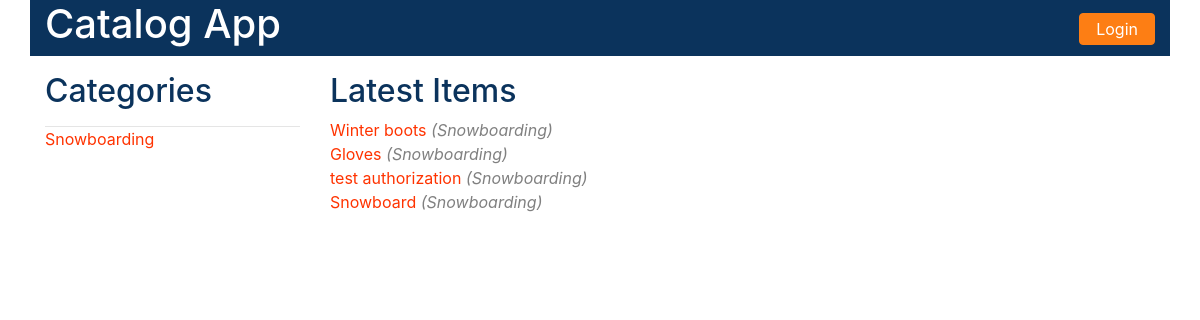
The app's page /catalog/, older data.
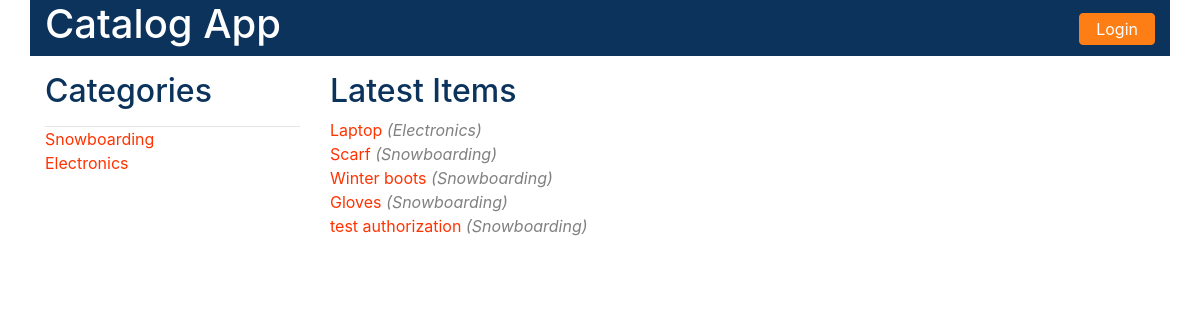
The same page, newer data.
### models.py (models this page shows, shortened)
class Category(Base):
    __tablename__ = 'category'
    id = Column(Integer, primary_key=True)
    name = Column(String(250))
    user_id = Column(Integer, ForeignKey('user.id'))
    user = relationship(User)

class Item(Base):
    __tablename__ = 'item'
    id = Column(Integer, primary_key=True)
    name = Column(String(250))
    description = Column(String(1500))
    category_id = Column(Integer, ForeignKey('category.id'))
    user_id = Column(Integer, ForeignKey('user.id'))
    category = relationship(Category)
    user = relationship(User)

### catalogViews.py (the view)
@app.route('/')
@app.route('/catalog/')
def show_categories():
    categories = session.query(Category).all()
    latestItems = session.query(Item.name.label('itemName'),Category.name.label('categoryName')).filter(Item.category_id == Category.id).order_by(Item.id.desc()).limit(5)
    if 'username' not in login_session or 'username' is None:  # no name was returned in some cases
        return render_template('public_catalog.html', categories=categories, latestItems = latestItems)
    else:
        return render_template('catalog.html', categories=categories, latestItems = latestItems)

### templates/public_catalog.html (shortened to what this page needs)
<!DOCTYPE html>
<html lang="en">
<head>
<link rel="stylesheet"
	href="{{ url_for('static', filename='css/bootstrap.css') }}">
<link rel="stylesheet"
	href="{{ url_for('static', filename='css/style.css') }}">
</head>
<body>
	<main class="container"> <header class="row">
		<h1 class="col-md-4 text-left"><a href="{{url_for('show_categories')}}" style="color:white">Catalog App</a></h1>
		<div class="col-md-6"></div>
		<div class="col-md-2 text-right">
			<form method="GET" action="{{url_for('showLogin')}}">
				<button type="submit" class="text-center btn btn-default login">Login</button>
			</form>
		</div>
	</header>
	<section class="row vdivide">
		<sidebar class="col-md-3">
		<h2>Categories</h2>
		<form action="#" method="POST">
			<hr/>
			<ul class="text-left">
				{% for category in categories %}
				<li>
					<a
						href="{{url_for('show_category_items', category_name = category.name)}}"><span class="item-category">{{category.name}}</span>
					</a>
				</li>
				{% endfor %}
			</ul>
		</form>
		</sidebar>
		<section class="col-md-9 items">
			<h2>Latest Items</h2>
			<ul class="text-left">
				{% for item in latestItems %}
				<li>
				<a href="{{url_for('show_item', category_name = item.categoryName, item_name = item.itemName)}}"><span class="item-category">{{item.itemName}}</span></a>
				<span class="latest-category">({{item.categoryName}})</span>
				</li>
				{% endfor %}
			</ul>
		</section>
	</section>
	</main>
</body>
</html>

### static/css/style.css (style rules this page uses)
.latest-category { color: gray; font-style: italic; }
.item-category { color: #ff3300; }
h2 { color: #0b335c; }
hr { margin: 1em 0 0 0; }
section { margin-top: 1em; }
section.items { margin-top: 0; }
header { background-color: #0b335c; }
ul { list-style: none; padding-left: 0px; }
.login { background-color: #fd7e14; border-color: #fd7e14; margin: 0.8em 0 0.5em 0; padding: 0.2em 1em 0.2em 1em; color: white; }

Row changes from the older to the newer data that the page shows:
no longer on this page (row unchanged): Item: itemName "Snowboard", categoryName "Snowboarding"
added Category: name "Electronics"
added Item: itemName "Laptop", categoryName "Electronics"
added Item: itemName "Scarf", categoryName "Snowboarding"
